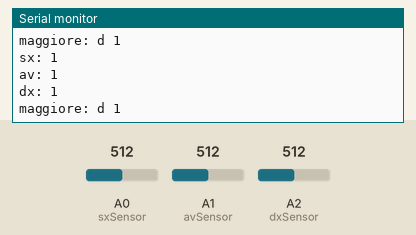
This sketch was run on a simulated Arduino Uno, built with avr-gcc and run on an emulated ATmega328P. On the bench: the last lines printed to the serial monitor. The inputs (shaded band) are chosen by the test bench; at power-on: A0 (sxSensor) = 512, A1 (avSensor) = 512, A2 (dxSensor) = 512.

Above: at 1.2 s.
1.3 s: A0 (sxSensor) set to 552
2.8 s: A0 (sxSensor) set to 584
At 3.6 s:
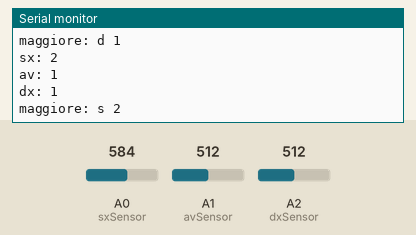
5.6 s: A1 (avSensor) set to 557
7.1 s: A1 (avSensor) set to 586
At 7.8 s:
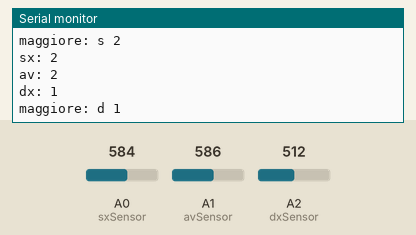
11.7 s: A2 (dxSensor) set to 556
13.2 s: A2 (dxSensor) set to 586
At 14.1 s:
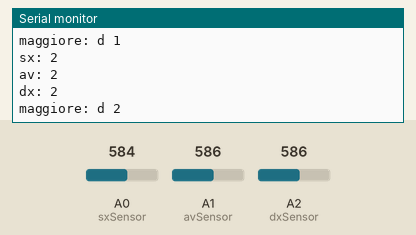

The sketch:

Foto_resistenze.ino
```cpp
const int sxSensor = A0;
const int avSensor = A1;
const int dxSensor = A2;

int sxOffset = 0;
int avOffset = 0;
int dxOffset = 0;

int sxValue = 0;
int avValue = 0;
int dxValue = 0;


void setup() {
  Serial.begin(9600);
  /* a parità di luce le tre fotoresistenze
  hanno una variazione di resistenza molto diversa tra loro,
  provo a ricostruire un valore proporzionale e lineare
  dando per scontato che il valore massimo restituito
  in tutti e tre i casi è sempre 1023
  */

  sxOffset = analogRead(sxSensor);
  delay(5);

  avOffset = analogRead(avSensor);
  delay(5);

  dxOffset = analogRead(dxSensor);
  delay(5);
}

void loop() {
  sxValue = map(analogRead(sxSensor), sxOffset, 1023, 1, 10);
  delay(5);

  avValue = map(analogRead(avSensor), avOffset, 1023, 1, 10);
  delay(5);

  dxValue = map(analogRead(dxSensor), dxOffset, 1023, 1, 10);
  delay(5);

  Serial.print("sx: ");
  Serial.println(sxValue);

  Serial.print("av: ");
  Serial.println(avValue);

  Serial.print("dx: ");
  Serial.println(dxValue);

  analizza(sxValue, avValue, dxValue);
  delay(1000);

}


void analizza(int sx, int av, int dx){
  char maggiore;
  int valore = 0;

  if (sx > av && sx > dx) {
    maggiore = 's';
    valore = sx;
  } else if (av > sx && av > dx) {
    maggiore = 'a';
    valore = av;
  } else {
    maggiore = 'd';
    valore = dx;
  }

  Serial.print("maggiore: ");
  Serial.print(maggiore);
  Serial.print(" ");
  Serial.println(valore);

}
```

Measured:
- the behaviour switches between 568 and 569 on A0 (sxSensor) (found by bisection; images 0 and 1)
- the behaviour switches between 568 and 569 on A1 (avSensor) (found by bisection; images 1 and 2)
- after the input at 2.8 s, the serial monitor: prints a new line after 0.28 s (image 1)
- after the input at 7.1 s, the serial monitor: prints a new line after 0.05 s (image 2)
- after the input at 13.2 s, the serial monitor: prints a new line after 0.05 s (image 3)
